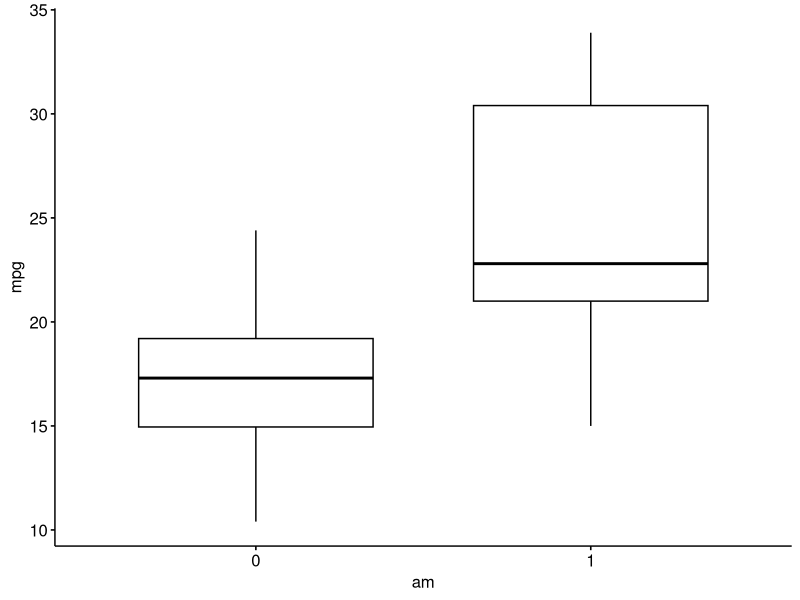
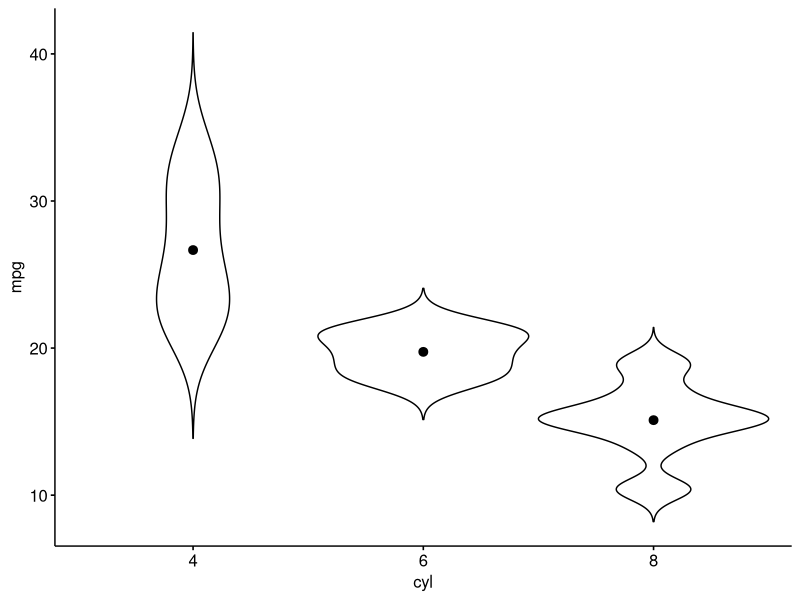
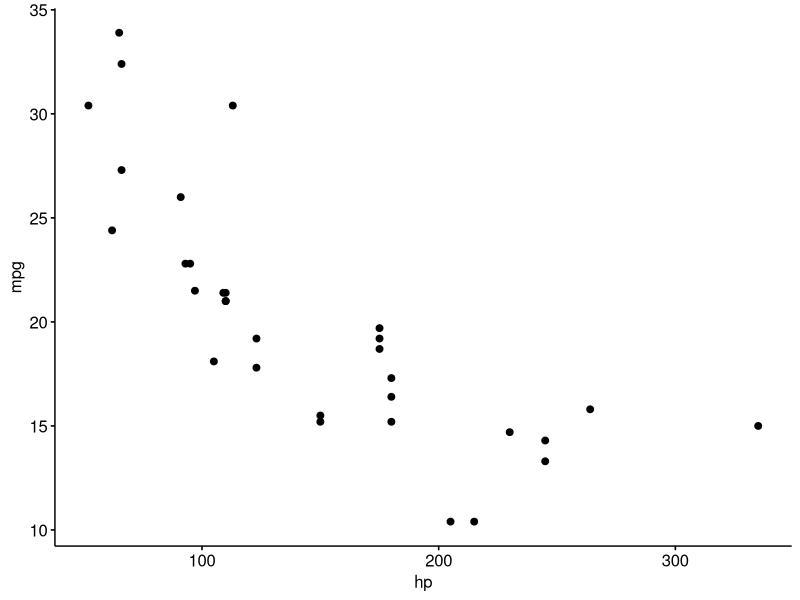
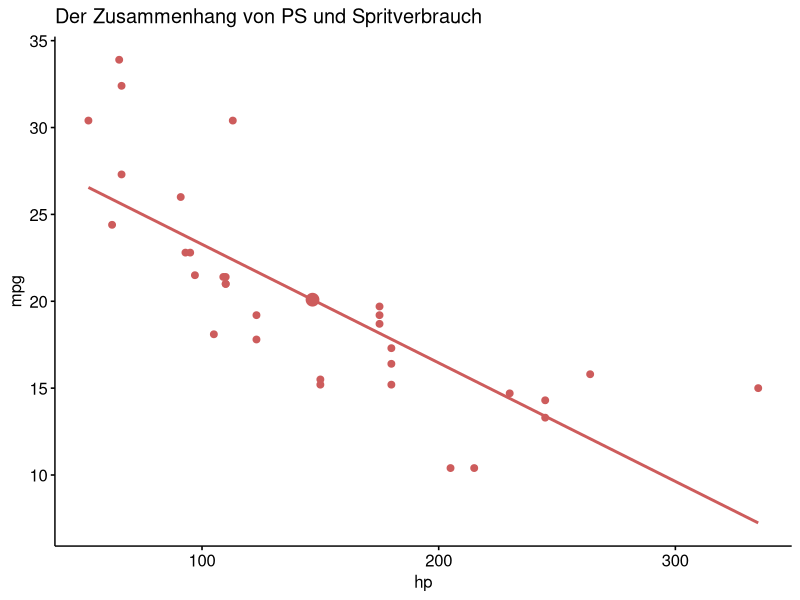

Reproduce these figures in R, in order.
## ---- chunk 1
knitr::opts_chunk$set(echo = TRUE)
## ---- chunk 2
library("ggpubr")
## ---- chunk 3
ggboxplot(mtcars, x = "am", y = "mpg")
## ---- chunk 4
ggviolin(mtcars, x = "cyl", y = "mpg", add = "mean")
## ---- chunk 5
ggscatter(mtcars, x = "hp", y = "mpg")
## ---- chunk 6
ggscatter(mtcars, 
          x = "hp", y = "mpg", 
          color = "indianred",
          add = "reg.line",  # linearer Trend (Regression)
          title = "Der Zusammenhang von PS und Spritverbrauch",
          mean.point = TRUE)
